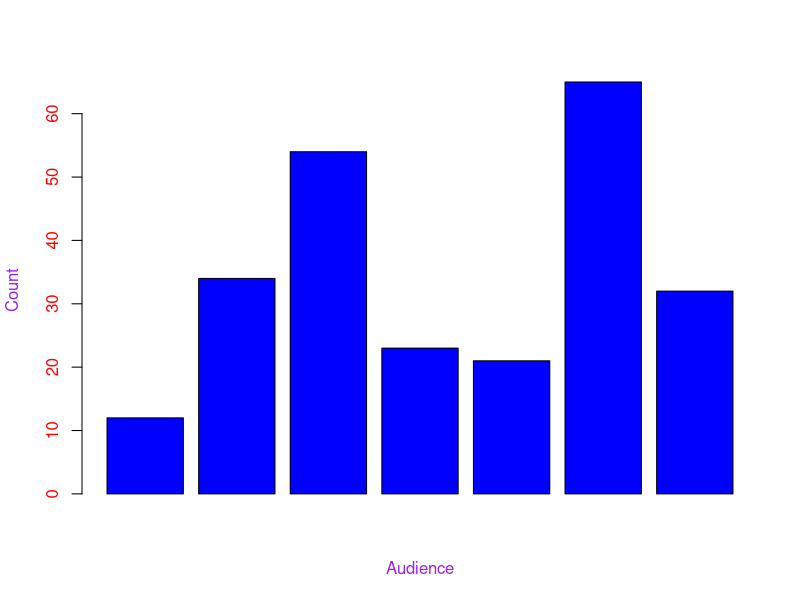
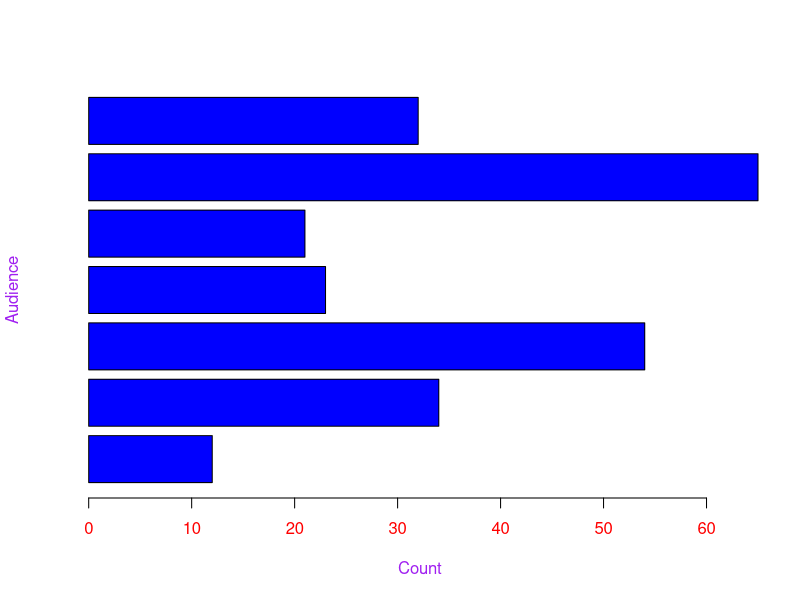
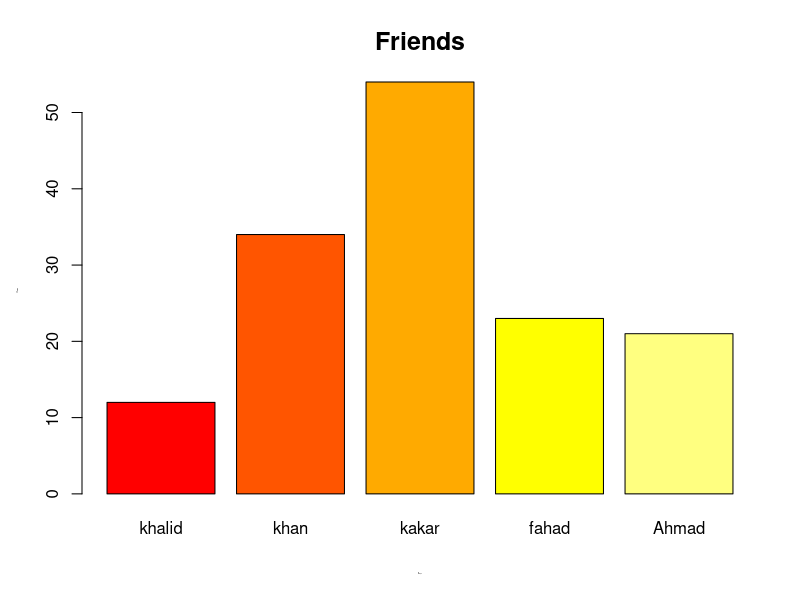
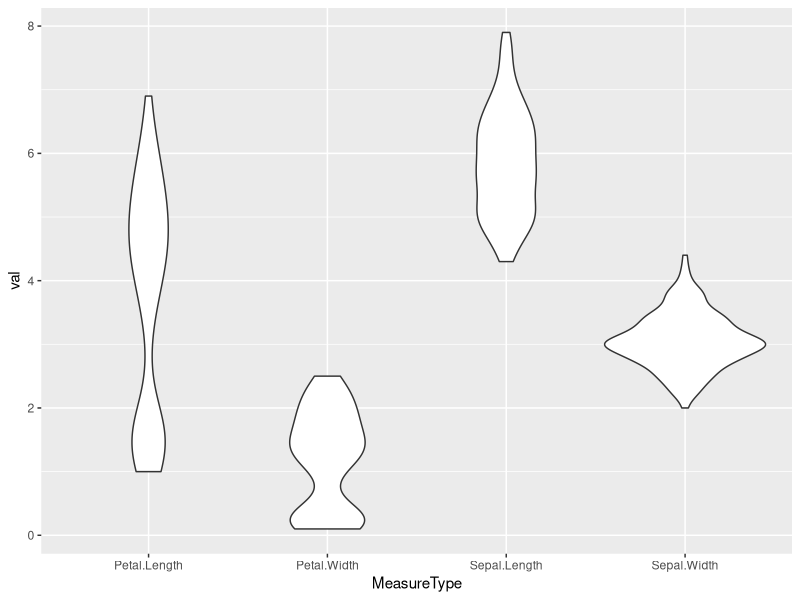

The R script that drew these images, in order:
x = c(12,34,54,23,21,65,32)

# Bar chart
barplot(x, xlab = 'Audience', ylab = 'Count', 
        col = "blue", col.axis='red', col.lab='purple')


# Horizontal ar chart
barplot(x, xlab = 'Count', ylab = 'Audience', 
        col = "blue", col.axis='red', col.lab='purple',
        horiz = TRUE)

x1 = c(12,34,54,23,21)
x2 = c('khalid', 'khan', 'kakar', 'fahad', 'Ahmad')

# cex.main=1.5, cex.lab=.1, cex.axis= 1 used for different font sizes

barplot(x1, names.arg = x2, xlab = 'Boys', ylab = 'Power',
        col = heat.colors(5), main = 'Friends',
        cex.main=1.5, cex.lab=.1, cex.axis= 1)


library(tidyr)
library(ggplot2)
library(dplyr)

data_1 = iris[ , 1:4]
print(data_1)
 data_1 %>% 
  gather(key='MeasureType',value = 'val' ) %>%
  ggplot(aes(x=MeasureType, y=val ), fill(MeasureType)) + geom_violin()

# data_1 <- iris[, 1:4] %>%
#   pivot_longer(cols = everything(), names_to = "MeasureType", values_to = "Val")
# 
# # Create the violin plot
# ggplot(data_1, aes(x = MeasureType, y = Val, fill = MeasureType)) +
#   geom_violin() +
#   labs(title = "Violin Plot of Iris Measurements",
#        x = "Measurement Type",
#        y = "Value") +
#   theme_minimal()

